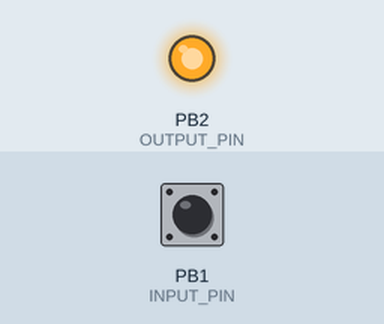
Recording of a sketch running on a simulated ATtiny85, built with avr-gcc and run on an emulated ATtiny85. Shown: output pins drawn as LEDs (lit = HIGH). Dashed ring = blinking. The test bench sets the inputs (shaded band); at power-on: PB1 (INPUT_PIN) HIGH.

Above: at 1.4 s.
1.5 s: PB1 (INPUT_PIN) pulsed LOW 2 times (0.12 s each, 0.3 s apart)
At 1.67 s:
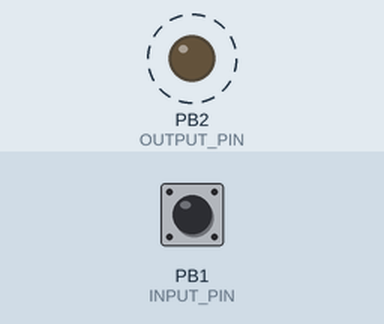
Timing chart, 0 to 4.5 s (numbered marks = the images above; inputs shaded):
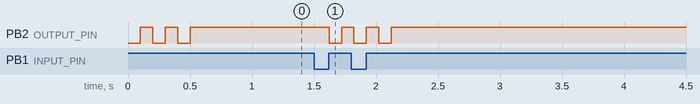

The sketch:

resetter_per_bluetooth_attiny85.ino
```cpp
/**
 * Questo programma semplicemente quando vede che un segnale da LOW diventa HIGH sul pin 1 manda un impulso di un sec sul pin2
 */

#define INPUT_PIN 1
#define OUTPUT_PIN 2

bool shouldIWatch;

void setup() {
  pinMode(INPUT_PIN, INPUT);
  pinMode(OUTPUT_PIN, OUTPUT);
  digitalWrite(OUTPUT_PIN, HIGH);
  shouldIWatch = true;
}

void loop() {
  if(digitalRead(INPUT_PIN) == LOW){
    shouldIWatch = true;
  } else {
    if(shouldIWatch){
      shouldIWatch = false;
      //delay(1000); //secondi alla connessione per essere inizilizzata
      digitalWrite(OUTPUT_PIN, LOW);
      delay(100);
      digitalWrite(OUTPUT_PIN, HIGH);
      delay(100);
      digitalWrite(OUTPUT_PIN, LOW);
      delay(100);
      digitalWrite(OUTPUT_PIN, HIGH);
      delay(100);
      digitalWrite(OUTPUT_PIN, LOW);
      delay(100);
      digitalWrite(OUTPUT_PIN, HIGH);
      delay(100);
    }
  }
  delay(10);
}
```

Measured:
- after the input at 1.5 s, PB2 (OUTPUT_PIN): alternates HIGH for 0.10 s and LOW for 0.10 s, 6 changes in all, then stays HIGH, starting after 0.12 s
- by itself, PB2 (OUTPUT_PIN): alternates HIGH for 0.10 s and LOW for 0.10 s, 5 changes in all, then stays HIGH
